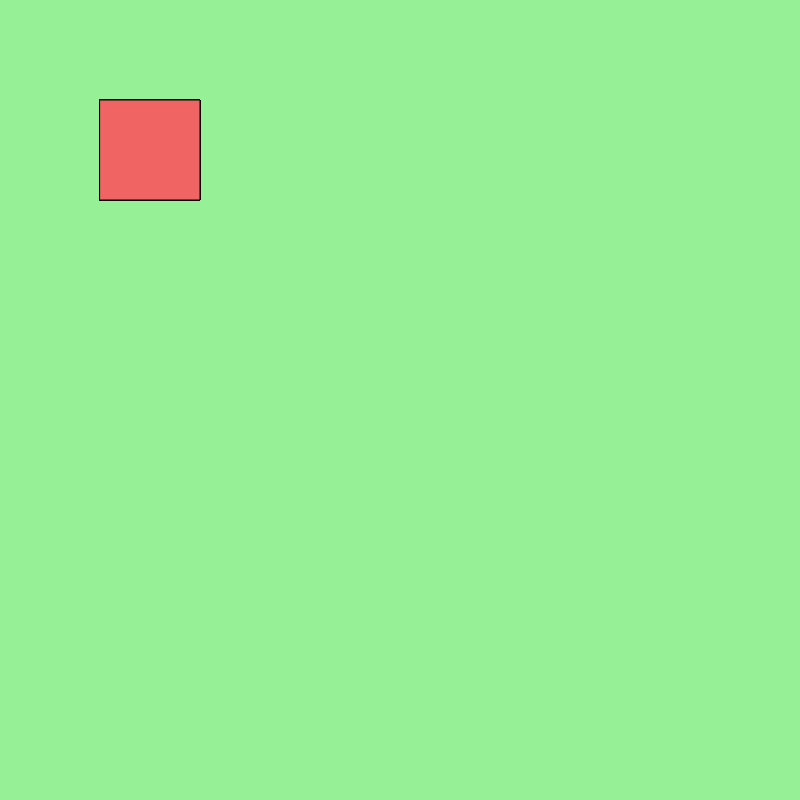
Frame 1 (no input)
Frame 60 (no input): blank canvas, image omitted
Frame 120 (the mouse pressed at the canvas centre since frame 60): blank canvas, image omitted

The p5.js sketch that drew this single still picture (run headless with seeded random() and noise() and a simulated clock; from frame 60 on, the mouse is pressed at the canvas centre):

// p5.js sketch
// ── sketch.js
var board = []

function setup() {
  createCanvas(800,800)
  loadBoard(64);
}

function draw() {
  background(150,240,150)
  //rect(0,0,100,100)
  //rect(100,0,100,100)
  
  makeRows();
}



function loadBoard(numBoard){
  print(board);
  for(var i=0; i< numBoard; i++){
    var x = 0;
    var y = 0;
    board.push( new Square(x + 100, y + 100))
  }
}

function makeRows(){
for( var i = 0; i < board.length; i++){  
  board[i].update();
  board[i].render();
}
}

function Square(a,b){
  this.x = 0;
  this.y = 0;
  this.wide = 100;
  this.tall = 100;
  this.clr = color(240, 100, 100);
  
  this.update = function(){
    this.x = this.x + 100;
    this.y = this.y + 100;
    
    if (this.clr = color(240, 100, 100)){ this.clr = color (100,100,240)};
    if (this.clr = color(100, 100, 240)){ this.clr = color (240,100,100)};
  }
  this.render = function(){
    fill(this.clr);
    rect(this.x, this.y, this.tall, this.wide)
  }
  
  
}
